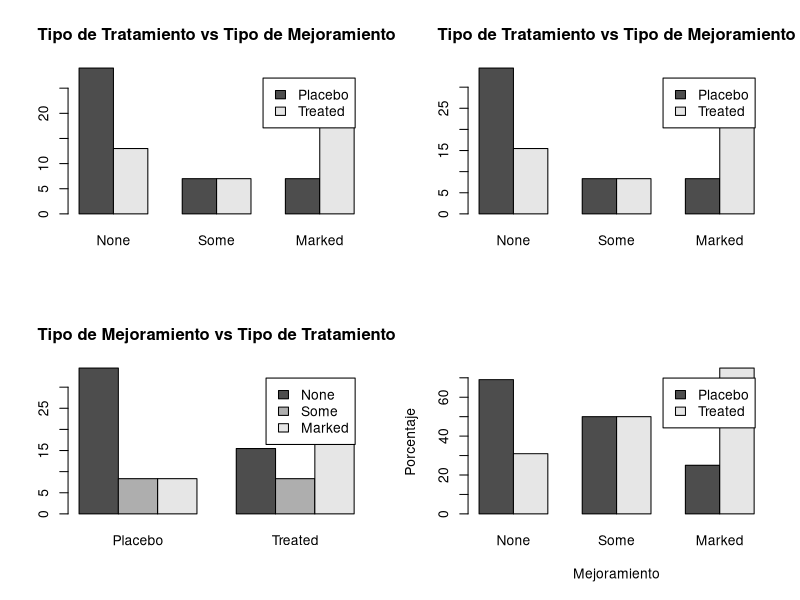

Reproduce this figure in R.
library(vcd)
head(Arthritis)

options(digits=2)
par(mfrow=c(2,2))

# Improved vs Treatment
# xtabs() function allows you to create a contingency table using formula style input
# mytable <- xtabs(~ A + B, data=mydata). where A is the row variable, and B is the column variable
mytable <- xtabs(~ Treatment+Improved, data=Arthritis)
mytable

barplot(mytable, beside = T, main = "Tipo de Tratamiento vs Tipo de Mejoramiento",
        legend = T)

proporciones <- prop.table(mytable)

barplot(proporciones * 100, beside = T, main = "Tipo de Tratamiento vs Tipo de Mejoramiento",
        legend = T)

# Treatment vs Improved
mytable2 <- xtabs(~ Improved+Treatment, data=Arthritis)
mytable2
barplot(prop.table(mytable2)*100, beside = T, main = "Tipo de Mejoramiento vs Tipo de Tratamiento",
        legend = T)

# La probabilidad de cada fila tener cada columna prop.table(mytable, 1). Es decir,
# cual es la probabilidad de que un tratamiento con Placebo tenga un mejoramiento de
# Ninguno (None), Alguno (Some) y Marcado (Marked) 

prop.table(mytable, 1)

# La probabilidad de cada columna tenga cada fila prop.table(mytable, 2). Es decir,
# cual es la probabilidad relacionada Mejoramiento y la
# raz??n sea un Tratamiento con Placebo y Treated
prop.improved.treatment <- prop.table(mytable, 2)*100
prop.improved.treatment
barplot(prop.improved.treatment, ylab = "Porcentaje", xlab = "Mejoramiento",
        legend = T,beside = T)

